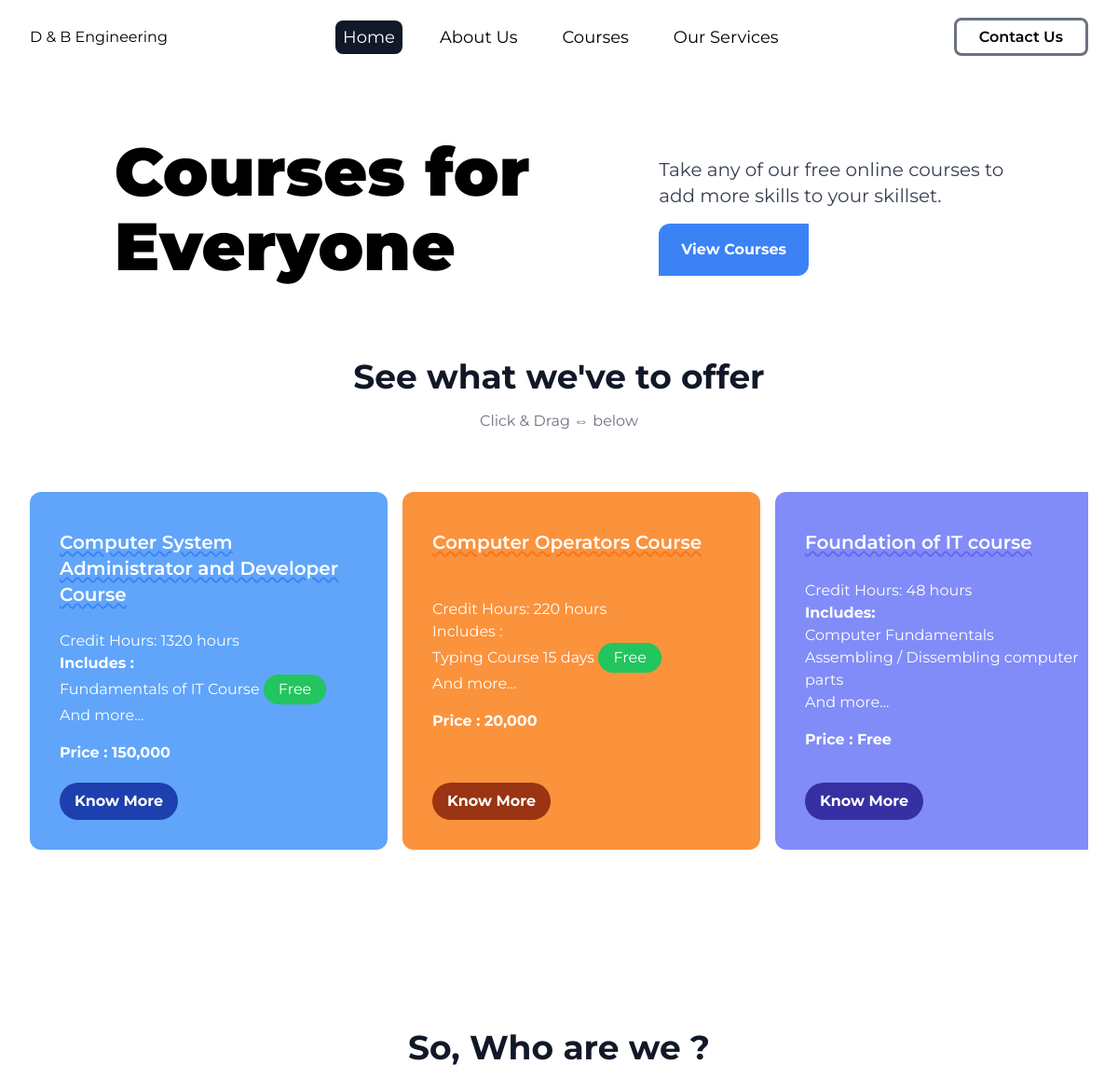
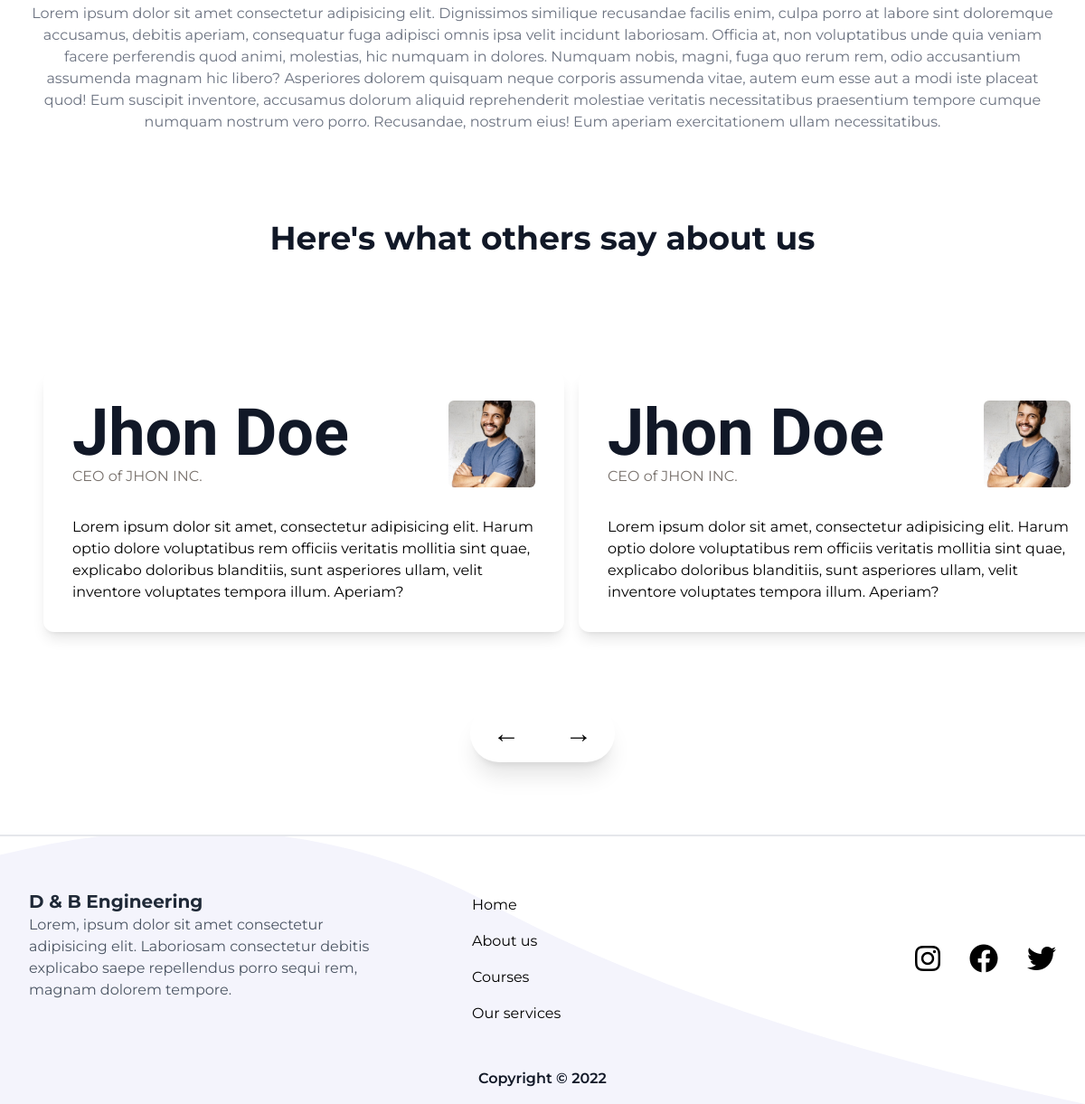
The page / on the database its author committed (2 pictures, top to bottom).
### tables this page shows
CREATE TABLE IF NOT EXISTS `courses` (
  `id` int NOT NULL AUTO_INCREMENT,
  `course_id` bigint NOT NULL,
  `course_name` varchar(250) NOT NULL,
  `course_title` varchar(250) NOT NULL,
  `course_price` int NOT NULL,
  `course_description` text NOT NULL,
  `course_curriculum_brief` text NOT NULL,
  `course_aim` text NOT NULL,
  `course_objectives` text NOT NULL,
  `course_salient_features` text NOT NULL,
  `course_entry_criteria` text NOT NULL,
  `course_structure_downloadable` text,
  `course_structure_details` text,
  `course_url` varchar(250) NOT NULL,
  `enrollment_count` bigint NOT NULL DEFAULT '0',
  `createdat` timestamp NOT NULL DEFAULT CURRENT_TIMESTAMP,
  `updatedat` timestamp NOT NULL DEFAULT CURRENT_TIMESTAMP,
  PRIMARY KEY (`id`),
  UNIQUE KEY `course_id` (`course_id`)
);

### controllers/admin/course/get-all-course.php (called while the page is built, shortened)
<?php
function get_all_course($fromIndex = false)
{
    if ($stmt = $conn->prepare("SELECT course_id, course_name, course_title, course_price, course_description, course_curriculum_brief, course_aim, course_objectives, course_salient_features, course_entry_criteria, course_structure_downloadable, course_url, enrollment_count ,createdat, updatedat  FROM courses")) {
        $stmt->execute();
        $stmt->store_result();
        if ($stmt->num_rows > 0) {
            return $stmt;
        } else {
            return false;
        }
    } else {
        return false;
    }
}

### public/helpers/courses_renderer.php (the view, shortened to what this page needs)
<?php
function render_course($path, $fromAdmin)
{
    $stmt = get_all_course($fromAdmin);
    if ($stmt) {
        $stmt->bind_result($course_id, $course_name, $course_title, $course_price, $course_description, $course_curriculum_brief, $course_aim, $course_objectives, $course_salient_features, $course_entry_criteria, $course_structure_downloadable, $course_url, $enrolled_count, $createdat, $updatedat);
        echo '<section class="my-8 flex items-center justify-between overflow-x-hidden no-wrap space-x-4 relative ">';
        echo '<section class="my-8 animatein flex items-center justify-between no-wrap space-x-4 overflow-x-scroll cursor-grab active:cursor-grabbing slider1" id="slider1">';
        while ($stmt->fetch()) {
            echo '
                    <div class="rounded-xl card text-white p-8 space-y-4 flex-shrink-0 w-80 lg:w-96 h-96 flex flex-col justify-between items-start">
                        <p class="text-xl font-semibold my-2 underline underline-offset-2 decoration-wavy decoration-2 text-decor">' . $course_title . '</p>
                        <div class="includes overflow-hidden" style="display: -webkit-box; -webkit-line-clamp: 9; -webkit-box-orient: vertical;">
                        ' . $course_description . '
                        <p>And more...</p>
                        <p class="my-4 font-bold">Price : ' . ($course_price !== 0 ?  number_format($course_price) : "Free") . '</p>
                        </div>
                            <a target="_blank" href="./courses/' . $course_url . '" class="inline-block">
                                <button class="px-4 py-2 btn font-bold rounded-full hover:-translate-y-1 transition-all">Know More</button>
                            </a>
                    </div>
                    ';
        }
        echo '</section>';
        echo '</section>';
    }
}

### public/index.php (shortened to what this page needs)
<!DOCTYPE html>
<html lang="en">
<head>
    <link rel="stylesheet" href="./assets/styles/style.css">
    <link rel="stylesheet" href="https://cdnjs.cloudflare.com/ajax/libs/font-awesome/6.1.1/css/all.min.css" />
</head>
<body class="scroll-smooth">
    <?php include_once("./include/navbar.php") ?>
    <section class="px-8 mx-auto max-w-[1400px]">
        <section class="my-16 flex flex-col sm:flex-row items-center justify-evenly sm:space-x-12 space-y-4 text-center sm:text-left">
            <h1 class="text-4xl sm:text-7xl font-black sm:leading-[80px]">Courses for</br> Everyone</h1>
            <div class="space-y-2 sm:space-y-4">
                <p class="text-gray-700 text-lg sm:text-xl">Take any of our free online courses to<br /> add more skills to your skillset.</p>
                <a href="./courses" class="inline-block">
                    <button class="bg-blue-500 text-bold text-white rounded-tl-xl rounded-br-xl px-4 py-2 sm:px-6 sm:py-4 font-bold hover:rounded-tr-xl hover:rounded-bl-xl hover:-translate-y-1 transition-all">View Courses</button>
                </a>
            </div>
        </section>
        <section class="my-20">
            <h3 class="text-center text-2xl md:text-4xl font-bold text-gray-900">See what we've to offer</h3>
            <p class="text-center my-4 text-gray-500">Click & Drag &#8660; below</p>
            <?php
            require_once("./helpers/courses_renderer.php");
            $path = "../controllers/admin/course/get-all-course.php";
            $fromAdmin = true;
            render_course($path, $fromAdmin);
            ?>
        </section>
        <div id="about" class="h-10"></div>
        <section class="mb-20 mt-10">
            <h3 class="text-center text-2xl md:text-4xl font-bold text-gray-900">So, Who are we ?</h3>
            <div>
                <p class="text-center my-4 text-gray-500">Lorem ipsum dolor sit amet consectetur adipisicing elit. Dignissimos similique recusandae facilis enim, culpa porro at labore sint doloremque accusamus, debitis aperiam, consequatur fuga adipisci omnis ipsa velit incidunt laboriosam. Officia at, non voluptatibus unde quia veniam facere perferendis quod animi, molestias, hic numquam in dolores. Numquam nobis, magni, fuga quo rerum rem, odio accusantium assumenda magnam hic libero? Asperiores dolorem quisquam neque corporis assumenda vitae, autem eum esse aut a modi iste placeat quod! Eum suscipit inventore, accusamus dolorum aliquid reprehenderit molestiae veritatis necessitatibus praesentium tempore cumque numquam nostrum vero porro. Recusandae, nostrum eius! Eum aperiam exercitationem ullam necessitatibus.</p>
            </div>
        </section>
    </section>
    <section class="my-20">
        <h3 class="text-center text-gray-900 text-2xl md:text-4xl font-bold mb-20">Here's what others say about us</h3>
        <section class="flex justify-between items-center space-x-4 overflow-auto slider1 p-6 md:p-8 lg:p-12" id="testimonials">
            <div class="space-y-8 max-w-sm md:max-w-lg lg:max-w-xl shrink-0 shadow-lg rounded-xl p-8">
                <div class="flex justify-between items-center">
                    <div>
                        <p class="text-7xl font-bold text-gray-900" style="font-family: 'League Gothic' , sans-serif;">Jhon Doe</p>
                        <p class=" text-stone-500">CEO of JHON INC.</p>
                    </div>
                    <img src="./assets/images/image-john.jpg" alt="Jhon's Image" class="h-24 rounded-md">
                </div>
                <div>
                    <p>Lorem ipsum dolor sit amet, consectetur adipisicing elit. Harum optio dolore voluptatibus rem officiis veritatis mollitia sint quae, explicabo doloribus blanditiis, sunt asperiores ullam, velit inventore voluptates tempora illum. Aperiam?</p>
                </div>
            </div>
            <div class="space-y-8 max-w-sm md:max-w-lg lg:max-w-xl shrink-0 shadow-lg rounded-xl p-8">
                <div class="flex justify-between items-center">
                    <div>
                        <p class="text-7xl font-bold text-gray-900" style="font-family: 'League Gothic' , sans-serif;">Jhon Doe</p>
                        <p class=" text-stone-500">CEO of JHON INC.</p>
                    </div>
                    <img src="./assets/images/image-john.jpg" alt="Jhon's Image" class="h-24 rounded-md">
                </div>
                <div>
                    <p>Lorem ipsum dolor sit amet, consectetur adipisicing elit. Harum optio dolore voluptatibus rem officiis veritatis mollitia sint quae, explicabo doloribus blanditiis, sunt asperiores ullam, velit inventore voluptates tempora illum. Aperiam?</p>
                </div>
            </div>
        </section>
        <section class="flex justify-center w-40 h-16 shadow-xl mx-auto my-8 rounded-full overflow-hidden">
            <button class="w-full h-full basis-1/2 hover:bg-gray-100 transition-all text-3xl rounded-l-full" id="button_backward">
                &larr;
            </button>
            <button class="w-full h-full basis-1/2 hover:bg-gray-100 transition-all text-3xl rounded-r-full" id="button_forward">
                &rarr;
            </button>
        </section>
    </section>
    <?php require_once("./include/footer.php") ?>
</body>
</html>

### public/include/navbar.php (shortened to what this page needs)
<?php
function endsWith($string, $endString)
{
  $len = strlen($endString);
  return (substr($string, -$len) === $endString);
}
function check_path($path)
{
  $url = $_SERVER["REQUEST_URI"];
  if ($path == "") {
    if (endsWith($url, "/")) {
      return true;
    }
    return false;
  }
  return false;
}
function get_relative_path($path)
{
  $url = $_SERVER["REQUEST_URI"];
  switch ($path) {
    case "":
      return "./index.php";
      break;
    case "about":
      return "./#about";
      break;
    case "courses":
      return "./courses";
      break;
    case "services":
      return "./services.php";
      break;
    case "contact":
      return "./contact.php";
      break;
  }
}
echo "
    <header
      class='flex justify-between items-center h-20 max-w-[1400px] mx-auto px-8 sticky top-0 bg-white z-[100]'
    >
      <div>
        <p class=''>D & B Engineering</p>
      </div>
      <nav class='hidden lg:block'>
        <ul class='flex space-x-8'>
          <li
          >
            <a id='home_menu_item' href='"  . get_relative_path("") .  "'
            class='text-lg inline-block " . (check_path("") ? "bg-gray-900 text-white" : "hover:bg-gray-300") . "  px-2 py-1 rounded-lg transition-all'
            >Home</a>
          </li>
          <li
          >
            <a id='about_menu_item' href='"  . get_relative_path("about") .  "'
            class='text-lg inline-block " . (check_path("about") ? "bg-gray-900 text-white" : "hover:bg-gray-300") . " px-2 py-1  transition-all rounded-lg'
            >About Us</a>
          </li>
          <li
          >
            <a href='"  . get_relative_path("courses") .  "'
            class='text-lg inline-block  " . (check_path("courses") ? "bg-gray-900 text-white" : "hover:bg-gray-300") . "  px-2 py-1 transition-all rounded-lg'
            >Courses</a>
          </li>
          <li
          >
            <a href='"  . get_relative_path("services") .  "'
            class='text-lg inline-block " . (check_path("services") ? "bg-gray-900 text-white" : "hover:bg-gray-300") . "  px-2 py-1 transition-all rounded-lg'
            >Our Services</a>
          </li>
        </ul>
      </nav>
      <div class='hidden lg:block'>
      " .
  (get_relative_path("courses") === "./" ?
    (isset($_SESSION["loggedin"]) ? "
    " : "<button>
        </button>") :
    "<button>
          <a
            href='" . get_relative_path("contact") . "'
            class='border-[3px] px-6 py-2 rounded-lg border-gray-500 hover:bg-black hover:text-white font-semibold transition-all'
            >Contact Us</a
          >
        </button>")
  . "
      </div>
          <a onclick='closeMenu()' class='py-2 mt-4' href='"  . get_relative_path("") .  "'>Home</a>
          <a onclick='closeMenu()' class='py-2' href='"  . get_relative_path("about") .  "'>About Us </a>
          <a onclick='closeMenu()' class='py-2' href='"  . get_relative_path("courses") .  "'>Courses </a>
          <a onclick='closeMenu()' class='py-2 mb-4' href='"  . get_relative_path("services") .  "'>Our Services</a>
          " .
  (get_relative_path("courses") === "./" ?
    "<button>
        </button>" :
    "<button>
            href='" . get_relative_path("contact") . "'
        </button>")
  . "
    </header>
";

### public/include/footer.php
<?php
echo '
     <footer class="border-t-2  border-gray-200 bg-no-repeat bg-left-bottom bg-cover" style="background-image: url(\'./assets/images/pattern-curve.svg\')">
        <section class="lg:max-w-[1400px] max-w-[90%] space-y-8 mx-auto flex flex-col text-center md:text-left md:flex-row justify-between items-center px-8 py-8">
            <section class="basis-1/3">
                <p class="font-bold text-gray-800 text-xl">D & B Engineering</p>
                <p class="text-gray-600">Lorem, ipsum dolor sit amet consectetur adipisicing elit. Laboriosam consectetur debitis explicabo saepe repellendus porro sequi rem, magnam dolorem tempore.</p>
            </section>
            <section class="basis-1/3 ">
                <ul class="space-y-4">
                    <li><a href="../public">Home</a></li>
                    <li><a href="./about.php">About us</a></li>
                    <li><a href="./courses">Courses</a></li>
                    <li><a href="./services.php">Our services</a></li>
                </ul>
            </section>
            <section>
                <ul class="flex justify-between items-center space-x-8">
                    <li><a href="#"><i class="fa-brands fa-instagram fa-2xl hover:-translate-y-1 inline-block transition-all"></i></a></li>
                    <li><a href="#"><i class="fa-brands fa-facebook fa-2xl hover:-translate-y-1 inline-block transition-all"></i></a></li>
                    <li><a href="#"><i class="fa-brands fa-twitter fa-2xl hover:-translate-y-1 inline-block transition-all"></i></a></li>
                </ul>
            </section>
        </section>
        <footer class="py-4">
            <p class="text-center font-semibold text-gray-900">Copyright &copy; <span id="current_year"></span></p>
        </footer>
    </footer>
    <script>
        document.getElementById("current_year").innerText = new Date().getFullYear()
    </script>
';

### public/index.php (style rules this page uses)
.slider1 { -ms-overflow-style: none; scrollbar-width: none; }
#testimonials { scroll-behavior: smooth; }

### rows shown on the page
courses: course_title "Computer System Administrator and Developer Course", course_description "Credit Hours: 1320 hours Includes : Fundamentals of IT Course Free", course_price "150,000"
courses: course_title "Computer Operators Course", course_description "Credit Hours: 220 hours Includes : Typing Course 15 days Free", course_price "20,000"
courses: course_title "Foundation of IT course", course_description "Credit Hours: 48 hours Includes: Computer Fundamentals Assembling / Dissembling computer parts", course_price "Free"
